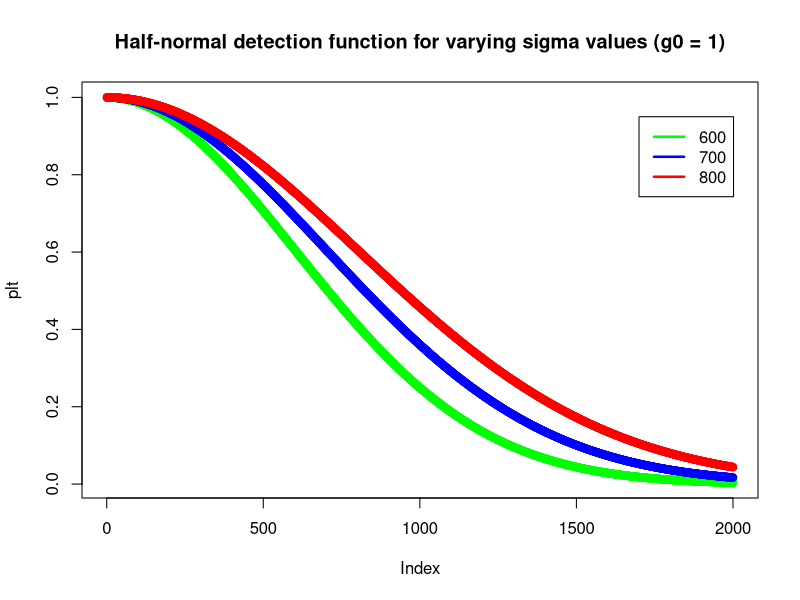

Recreate this plot in R.
dhalf = function(x, sigma){
  return(exp(-x^2 / (2 * sigma^2)))
}

plt = sapply(1:2000, dhalf, sigma = 600)
plot(plt, col = "GREEN", main = "Half-normal detection function for varying sigma values (g0 = 1)")
points(sapply(1:2000, dhalf, sigma = 700), col = "BLUE")
points(sapply(1:2000, dhalf, sigma = 800), col = "RED")

legend(x = 1700, y = 0.95, c("600", "700", "800"), lty=c(1,1), lwd=c(2.5,2.5), col=c("GREEN", "BLUE", "RED"))